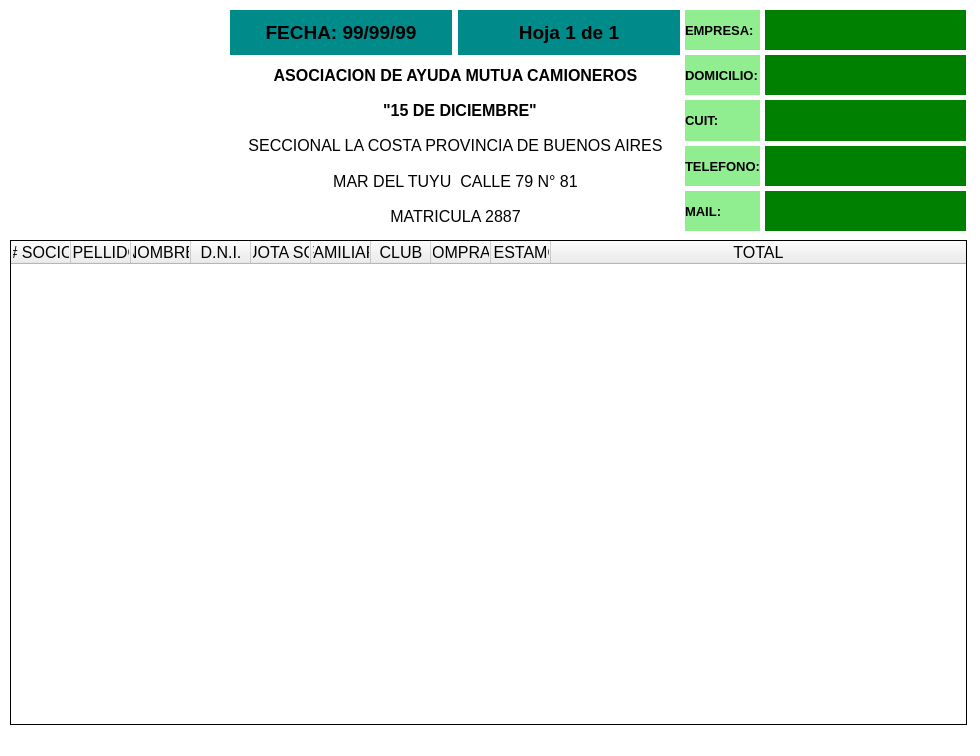
<?xml version="1.0" encoding="UTF-8"?>
<ui version="4.0">
 <class>PrintCierre</class>
 <widget class="QWidget" name="PrintCierre">
  <property name="geometry">
   <rect>
    <x>0</x>
    <y>0</y>
    <width>980</width>
    <height>756</height>
   </rect>
  </property>
  <property name="palette">
   <palette>
    <active>
     <colorrole role="Base">
      <brush brushstyle="SolidPattern">
       <color alpha="255">
        <red>255</red>
        <green>255</green>
        <blue>255</blue>
       </color>
      </brush>
     </colorrole>
     <colorrole role="Window">
      <brush brushstyle="SolidPattern">
       <color alpha="255">
        <red>255</red>
        <green>255</green>
        <blue>255</blue>
       </color>
      </brush>
     </colorrole>
    </active>
    <inactive>
     <colorrole role="Base">
      <brush brushstyle="SolidPattern">
       <color alpha="255">
        <red>255</red>
        <green>255</green>
        <blue>255</blue>
       </color>
      </brush>
     </colorrole>
     <colorrole role="Window">
      <brush brushstyle="SolidPattern">
       <color alpha="255">
        <red>255</red>
        <green>255</green>
        <blue>255</blue>
       </color>
      </brush>
     </colorrole>
    </inactive>
    <disabled>
     <colorrole role="Base">
      <brush brushstyle="SolidPattern">
       <color alpha="255">
        <red>255</red>
        <green>255</green>
        <blue>255</blue>
       </color>
      </brush>
     </colorrole>
     <colorrole role="Window">
      <brush brushstyle="SolidPattern">
       <color alpha="255">
        <red>255</red>
        <green>255</green>
        <blue>255</blue>
       </color>
      </brush>
     </colorrole>
    </disabled>
   </palette>
  </property>
  <property name="windowTitle">
   <string>Impresion</string>
  </property>
  <property name="windowIcon">
   <iconset>
    <normaloff>:/icons/icons/logoNinja.png</normaloff>:/icons/icons/logoNinja.png</iconset>
  </property>
  <widget class="QLabel" name="label">
   <property name="geometry">
    <rect>
     <x>10</x>
     <y>10</y>
     <width>216</width>
     <height>220</height>
    </rect>
   </property>
   <property name="text">
    <string/>
   </property>
   <property name="pixmap">
    <pixmap resource="Icons.qrc">:/icon|s/icons/logo.png</pixmap>
   </property>
  </widget>
  <widget class="QTextBrowser" name="textBrowser">
   <property name="geometry">
    <rect>
     <x>230</x>
     <y>60</y>
     <width>451</width>
     <height>170</height>
    </rect>
   </property>
   <property name="font">
    <font>
     <family>Arial</family>
     <pointsize>12</pointsize>
     <weight>75</weight>
     <bold>true</bold>
    </font>
   </property>
   <property name="frameShape">
    <enum>QFrame::NoFrame</enum>
   </property>
   <property name="frameShadow">
    <enum>QFrame::Plain</enum>
   </property>
   <property name="lineWrapMode">
    <enum>QTextEdit::NoWrap</enum>
   </property>
   <property name="html">
    <string>&lt;!DOCTYPE HTML PUBLIC &quot;-//W3C//DTD HTML 4.0//EN&quot; &quot;http://www.w3.org/TR/REC-html40/strict.dtd&quot;&gt;
&lt;html&gt;&lt;head&gt;&lt;meta name=&quot;qrichtext&quot; content=&quot;1&quot; /&gt;&lt;style type=&quot;text/css&quot;&gt;
p, li { white-space: pre-wrap; }
&lt;/style&gt;&lt;/head&gt;&lt;body style=&quot; font-family:'Arial'; font-size:12pt; font-weight:600; font-style:normal;&quot;&gt;
&lt;p style=&quot;-qt-paragraph-type:empty; margin-top:0px; margin-bottom:0px; margin-left:0px; margin-right:0px; -qt-block-indent:0; text-indent:0px;&quot;&gt;&lt;/p&gt;
&lt;p style=&quot;-qt-paragraph-type:empty; margin-top:0px; margin-bottom:0px; margin-left:0px; margin-right:0px; -qt-block-indent:0; text-indent:0px; font-size:9pt;&quot;&gt;&lt;/p&gt;
&lt;p style=&quot; margin-top:0px; margin-bottom:0px; margin-left:0px; margin-right:0px; -qt-block-indent:0; text-indent:0px;&quot;&gt;&lt;span style=&quot; font-size:13pt;&quot;&gt;                      &lt;/span&gt;&lt;/p&gt;
&lt;p style=&quot;-qt-paragraph-type:empty; margin-top:0px; margin-bottom:0px; margin-left:0px; margin-right:0px; -qt-block-indent:0; text-indent:0px; font-size:9pt; font-weight:400;&quot;&gt;&lt;/p&gt;
&lt;p style=&quot;-qt-paragraph-type:empty; margin-top:0px; margin-bottom:0px; margin-left:0px; margin-right:0px; -qt-block-indent:0; text-indent:0px;&quot;&gt;&lt;/p&gt;
&lt;p style=&quot;-qt-paragraph-type:empty; margin-top:0px; margin-bottom:0px; margin-left:0px; margin-right:0px; -qt-block-indent:0; text-indent:0px;&quot;&gt;&lt;/p&gt;
&lt;p style=&quot;-qt-paragraph-type:empty; margin-top:0px; margin-bottom:0px; margin-left:0px; margin-right:0px; -qt-block-indent:0; text-indent:0px; font-family:'Candara'; font-size:9pt;&quot;&gt;&lt;/p&gt;
&lt;p style=&quot;-qt-paragraph-type:empty; margin-top:0px; margin-bottom:0px; margin-left:0px; margin-right:0px; -qt-block-indent:0; text-indent:0px;&quot;&gt;&lt;/p&gt;&lt;/body&gt;&lt;/html&gt;</string>
   </property>
  </widget>
  <widget class="QWidget" name="verticalLayoutWidget">
   <property name="geometry">
    <rect>
     <x>680</x>
     <y>10</y>
     <width>85</width>
     <height>221</height>
    </rect>
   </property>
   <layout class="QVBoxLayout" name="verticalLayout">
    <property name="spacing">
     <number>5</number>
    </property>
    <property name="leftMargin">
     <number>5</number>
    </property>
    <property name="topMargin">
     <number>0</number>
    </property>
    <property name="rightMargin">
     <number>5</number>
    </property>
    <property name="bottomMargin">
     <number>0</number>
    </property>
    <item>
     <layout class="QHBoxLayout" name="horizontalLayout_4">
      <item>
       <widget class="QLabel" name="label_2">
        <property name="font">
         <font>
          <family>Arial</family>
          <pointsize>10</pointsize>
          <weight>75</weight>
          <bold>true</bold>
         </font>
        </property>
        <property name="styleSheet">
         <string>background-color: lightgreen;
color: black;</string>
        </property>
        <property name="text">
         <string>EMPRESA:</string>
        </property>
       </widget>
      </item>
     </layout>
    </item>
    <item>
     <layout class="QHBoxLayout" name="horizontalLayout_2">
      <item>
       <widget class="QLabel" name="label_5">
        <property name="font">
         <font>
          <family>Arial</family>
          <pointsize>10</pointsize>
          <weight>75</weight>
          <bold>true</bold>
         </font>
        </property>
        <property name="styleSheet">
         <string>background-color: lightgreen;
color: black;</string>
        </property>
        <property name="text">
         <string>DOMICILIO:</string>
        </property>
       </widget>
      </item>
     </layout>
    </item>
    <item>
     <layout class="QHBoxLayout" name="horizontalLayout_3">
      <item>
       <widget class="QLabel" name="label_3">
        <property name="font">
         <font>
          <family>Arial</family>
          <pointsize>10</pointsize>
          <weight>75</weight>
          <bold>true</bold>
         </font>
        </property>
        <property name="styleSheet">
         <string>background-color: lightgreen;
color: black;</string>
        </property>
        <property name="text">
         <string>CUIT:</string>
        </property>
       </widget>
      </item>
     </layout>
    </item>
    <item>
     <layout class="QHBoxLayout" name="horizontalLayout_5">
      <item>
       <widget class="QLabel" name="label_6">
        <property name="font">
         <font>
          <family>Arial</family>
          <pointsize>10</pointsize>
          <weight>75</weight>
          <bold>true</bold>
         </font>
        </property>
        <property name="styleSheet">
         <string notr="true">background-color: lightgreen;
color: black;</string>
        </property>
        <property name="text">
         <string>TELEFONO:</string>
        </property>
       </widget>
      </item>
     </layout>
    </item>
    <item>
     <layout class="QHBoxLayout" name="horizontalLayout">
      <item>
       <widget class="QLabel" name="label_7">
        <property name="font">
         <font>
          <family>Arial</family>
          <pointsize>10</pointsize>
          <weight>75</weight>
          <bold>true</bold>
         </font>
        </property>
        <property name="styleSheet">
         <string notr="true">background-color: lightgreen;
color: black;</string>
        </property>
        <property name="text">
         <string>MAIL:</string>
        </property>
       </widget>
      </item>
     </layout>
    </item>
   </layout>
  </widget>
  <widget class="QLabel" name="labelFecha">
   <property name="geometry">
    <rect>
     <x>230</x>
     <y>10</y>
     <width>222</width>
     <height>45</height>
    </rect>
   </property>
   <property name="font">
    <font>
     <family>Arial</family>
     <pointsize>14</pointsize>
     <weight>75</weight>
     <bold>true</bold>
    </font>
   </property>
   <property name="styleSheet">
    <string notr="true">background-color: darkcyan;
color: black;</string>
   </property>
   <property name="text">
    <string>FECHA: 99/99/99</string>
   </property>
   <property name="alignment">
    <set>Qt::AlignCenter</set>
   </property>
  </widget>
  <widget class="QWidget" name="verticalLayoutWidget_2">
   <property name="geometry">
    <rect>
     <x>760</x>
     <y>10</y>
     <width>211</width>
     <height>221</height>
    </rect>
   </property>
   <layout class="QVBoxLayout" name="verticalLayout_2">
    <property name="spacing">
     <number>5</number>
    </property>
    <property name="leftMargin">
     <number>5</number>
    </property>
    <property name="topMargin">
     <number>0</number>
    </property>
    <property name="rightMargin">
     <number>5</number>
    </property>
    <property name="bottomMargin">
     <number>0</number>
    </property>
    <item>
     <layout class="QHBoxLayout" name="horizontalLayout_6">
      <item>
       <widget class="QLabel" name="labelEmpresa">
        <property name="font">
         <font>
          <family>Arial</family>
          <pointsize>10</pointsize>
          <weight>75</weight>
          <bold>true</bold>
         </font>
        </property>
        <property name="styleSheet">
         <string notr="true">background-color: green;
color: black;</string>
        </property>
        <property name="text">
         <string/>
        </property>
        <property name="alignment">
         <set>Qt::AlignCenter</set>
        </property>
       </widget>
      </item>
     </layout>
    </item>
    <item>
     <layout class="QHBoxLayout" name="horizontalLayout_7">
      <item>
       <widget class="QLabel" name="labelDomicilio">
        <property name="font">
         <font>
          <family>Arial</family>
          <pointsize>10</pointsize>
          <weight>50</weight>
          <bold>false</bold>
         </font>
        </property>
        <property name="styleSheet">
         <string notr="true">background-color: green;
color: black;</string>
        </property>
        <property name="text">
         <string/>
        </property>
        <property name="alignment">
         <set>Qt::AlignCenter</set>
        </property>
       </widget>
      </item>
     </layout>
    </item>
    <item>
     <layout class="QHBoxLayout" name="horizontalLayout_8">
      <item>
       <widget class="QLabel" name="labelCuit">
        <property name="font">
         <font>
          <family>Arial</family>
          <pointsize>10</pointsize>
          <weight>50</weight>
          <bold>false</bold>
         </font>
        </property>
        <property name="styleSheet">
         <string notr="true">background-color: green;
color: black;</string>
        </property>
        <property name="text">
         <string/>
        </property>
        <property name="alignment">
         <set>Qt::AlignCenter</set>
        </property>
       </widget>
      </item>
     </layout>
    </item>
    <item>
     <layout class="QHBoxLayout" name="horizontalLayout_9">
      <item>
       <widget class="QLabel" name="labelTelefono">
        <property name="font">
         <font>
          <family>Arial</family>
          <pointsize>10</pointsize>
          <weight>50</weight>
          <bold>false</bold>
         </font>
        </property>
        <property name="styleSheet">
         <string notr="true">background-color: green;
color: black;</string>
        </property>
        <property name="text">
         <string/>
        </property>
        <property name="alignment">
         <set>Qt::AlignCenter</set>
        </property>
       </widget>
      </item>
     </layout>
    </item>
    <item>
     <layout class="QHBoxLayout" name="horizontalLayout_10">
      <item>
       <widget class="QLabel" name="labelMail">
        <property name="font">
         <font>
          <family>Arial</family>
          <pointsize>10</pointsize>
          <weight>50</weight>
          <bold>false</bold>
         </font>
        </property>
        <property name="styleSheet">
         <string notr="true">background-color: green;
color: black;</string>
        </property>
        <property name="text">
         <string/>
        </property>
        <property name="alignment">
         <set>Qt::AlignCenter</set>
        </property>
       </widget>
      </item>
     </layout>
    </item>
   </layout>
  </widget>
  <widget class="QLabel" name="labelHoja">
   <property name="geometry">
    <rect>
     <x>458</x>
     <y>10</y>
     <width>222</width>
     <height>45</height>
    </rect>
   </property>
   <property name="font">
    <font>
     <family>Arial</family>
     <pointsize>14</pointsize>
     <weight>75</weight>
     <bold>true</bold>
    </font>
   </property>
   <property name="styleSheet">
    <string notr="true">background-color: darkcyan;
color: black;</string>
   </property>
   <property name="text">
    <string>Hoja 1 de 1</string>
   </property>
   <property name="alignment">
    <set>Qt::AlignCenter</set>
   </property>
  </widget>
  <widget class="QTableWidget" name="tableSocios">
   <property name="geometry">
    <rect>
     <x>10</x>
     <y>240</y>
     <width>957</width>
     <height>485</height>
    </rect>
   </property>
   <property name="font">
    <font>
     <pointsize>12</pointsize>
    </font>
   </property>
   <property name="whatsThis">
    <string notr="true"/>
   </property>
   <property name="accessibleName">
    <string notr="true"/>
   </property>
   <property name="accessibleDescription">
    <string notr="true"/>
   </property>
   <property name="frameShape">
    <enum>QFrame::Box</enum>
   </property>
   <property name="frameShadow">
    <enum>QFrame::Plain</enum>
   </property>
   <property name="lineWidth">
    <number>1</number>
   </property>
   <property name="midLineWidth">
    <number>1</number>
   </property>
   <property name="verticalScrollBarPolicy">
    <enum>Qt::ScrollBarAlwaysOff</enum>
   </property>
   <property name="horizontalScrollBarPolicy">
    <enum>Qt::ScrollBarAlwaysOff</enum>
   </property>
   <property name="autoScroll">
    <bool>false</bool>
   </property>
   <property name="autoScrollMargin">
    <number>0</number>
   </property>
   <property name="editTriggers">
    <set>QAbstractItemView::NoEditTriggers</set>
   </property>
   <property name="tabKeyNavigation">
    <bool>false</bool>
   </property>
   <property name="showDropIndicator" stdset="0">
    <bool>false</bool>
   </property>
   <property name="dragDropOverwriteMode">
    <bool>false</bool>
   </property>
   <property name="alternatingRowColors">
    <bool>true</bool>
   </property>
   <property name="selectionMode">
    <enum>QAbstractItemView::NoSelection</enum>
   </property>
   <property name="showGrid">
    <bool>true</bool>
   </property>
   <property name="gridStyle">
    <enum>Qt::SolidLine</enum>
   </property>
   <property name="wordWrap">
    <bool>false</bool>
   </property>
   <property name="cornerButtonEnabled">
    <bool>false</bool>
   </property>
   <attribute name="horizontalHeaderVisible">
    <bool>true</bool>
   </attribute>
   <attribute name="horizontalHeaderDefaultSectionSize">
    <number>60</number>
   </attribute>
   <attribute name="horizontalHeaderHighlightSections">
    <bool>false</bool>
   </attribute>
   <attribute name="horizontalHeaderMinimumSectionSize">
    <number>60</number>
   </attribute>
   <attribute name="horizontalHeaderStretchLastSection">
    <bool>true</bool>
   </attribute>
   <attribute name="verticalHeaderVisible">
    <bool>false</bool>
   </attribute>
   <attribute name="verticalHeaderDefaultSectionSize">
    <number>20</number>
   </attribute>
   <attribute name="verticalHeaderHighlightSections">
    <bool>false</bool>
   </attribute>
   <attribute name="verticalHeaderMinimumSectionSize">
    <number>20</number>
   </attribute>
   <column>
    <property name="text">
     <string># SOCIO</string>
    </property>
   </column>
   <column>
    <property name="text">
     <string>APELLIDO</string>
    </property>
   </column>
   <column>
    <property name="text">
     <string>NOMBRE</string>
    </property>
   </column>
   <column>
    <property name="text">
     <string>D.N.I.</string>
    </property>
   </column>
   <column>
    <property name="text">
     <string>CUOTA SOC</string>
    </property>
   </column>
   <column>
    <property name="text">
     <string>FAMILIAR</string>
    </property>
   </column>
   <column>
    <property name="text">
     <string>CLUB</string>
    </property>
   </column>
   <column>
    <property name="text">
     <string>COMPRAS</string>
    </property>
   </column>
   <column>
    <property name="text">
     <string>PRESTAMOS</string>
    </property>
   </column>
   <column>
    <property name="text">
     <string>TOTAL</string>
    </property>
   </column>
  </widget>
  <widget class="QWidget" name="verticalLayoutWidget_3">
   <property name="geometry">
    <rect>
     <x>230</x>
     <y>60</y>
     <width>451</width>
     <height>171</height>
    </rect>
   </property>
   <layout class="QVBoxLayout" name="verticalLayout_4">
    <property name="spacing">
     <number>5</number>
    </property>
    <property name="margin">
     <number>0</number>
    </property>
    <item>
     <layout class="QHBoxLayout" name="horizontalLayout_11">
      <item>
       <widget class="QLabel" name="label_4">
        <property name="font">
         <font>
          <family>Arial</family>
          <pointsize>12</pointsize>
          <weight>75</weight>
          <bold>true</bold>
         </font>
        </property>
        <property name="styleSheet">
         <string>background-color: white;
color: black;</string>
        </property>
        <property name="text">
         <string>ASOCIACION DE AYUDA MUTUA CAMIONEROS</string>
        </property>
        <property name="alignment">
         <set>Qt::AlignCenter</set>
        </property>
       </widget>
      </item>
     </layout>
    </item>
    <item>
     <layout class="QHBoxLayout" name="horizontalLayout_12">
      <item>
       <widget class="QLabel" name="label_8">
        <property name="font">
         <font>
          <family>Arial</family>
          <pointsize>12</pointsize>
          <weight>75</weight>
          <bold>true</bold>
         </font>
        </property>
        <property name="styleSheet">
         <string>background-color: white;
color: black;</string>
        </property>
        <property name="text">
         <string>  &quot;15 DE DICIEMBRE&quot;</string>
        </property>
        <property name="alignment">
         <set>Qt::AlignCenter</set>
        </property>
       </widget>
      </item>
     </layout>
    </item>
    <item>
     <layout class="QHBoxLayout" name="horizontalLayout_13">
      <item>
       <widget class="QLabel" name="label_9">
        <property name="font">
         <font>
          <family>Arial</family>
          <pointsize>12</pointsize>
          <weight>50</weight>
          <bold>false</bold>
         </font>
        </property>
        <property name="styleSheet">
         <string>background-color: white;
color: black;</string>
        </property>
        <property name="text">
         <string>SECCIONAL LA COSTA PROVINCIA DE BUENOS AIRES</string>
        </property>
        <property name="alignment">
         <set>Qt::AlignCenter</set>
        </property>
       </widget>
      </item>
     </layout>
    </item>
    <item>
     <layout class="QHBoxLayout" name="horizontalLayout_14">
      <item>
       <widget class="QLabel" name="label_10">
        <property name="font">
         <font>
          <family>Arial</family>
          <pointsize>12</pointsize>
          <weight>50</weight>
          <bold>false</bold>
         </font>
        </property>
        <property name="styleSheet">
         <string notr="true">background-color: white;
color: black;</string>
        </property>
        <property name="text">
         <string>MAR DEL TUYU  CALLE 79 N° 81</string>
        </property>
        <property name="alignment">
         <set>Qt::AlignCenter</set>
        </property>
       </widget>
      </item>
     </layout>
    </item>
    <item>
     <layout class="QHBoxLayout" name="horizontalLayout_15">
      <item>
       <widget class="QLabel" name="label_11">
        <property name="font">
         <font>
          <family>Arial</family>
          <pointsize>12</pointsize>
          <weight>50</weight>
          <bold>false</bold>
         </font>
        </property>
        <property name="styleSheet">
         <string notr="true">background-color: white;
color: black;</string>
        </property>
        <property name="text">
         <string>MATRICULA 2887</string>
        </property>
        <property name="alignment">
         <set>Qt::AlignCenter</set>
        </property>
       </widget>
      </item>
     </layout>
    </item>
   </layout>
  </widget>
 </widget>
 <resources>
  <include location="Icons.qrc"/>
 </resources>
 <connections/>
</ui>
